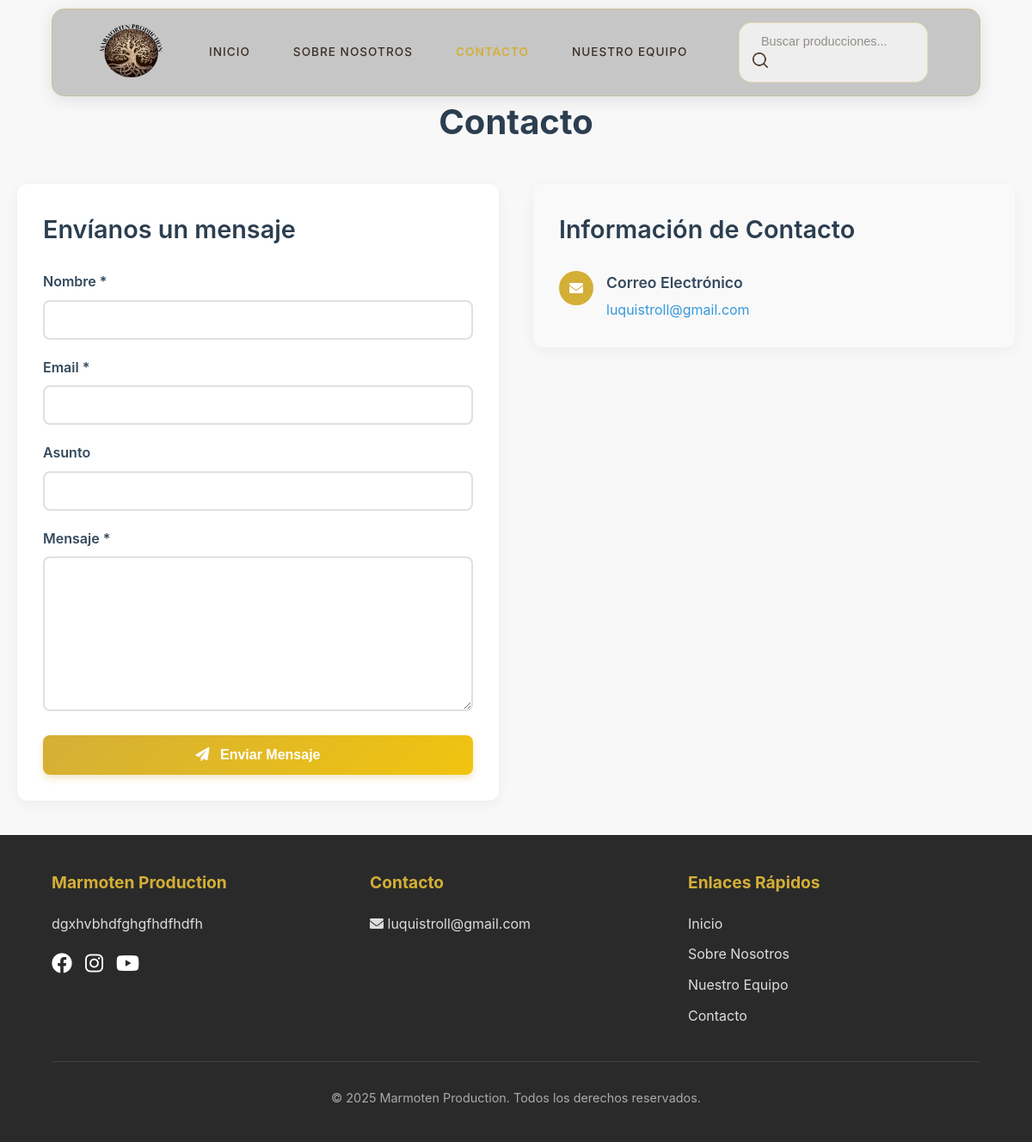
The app's page /contacto/, older data.
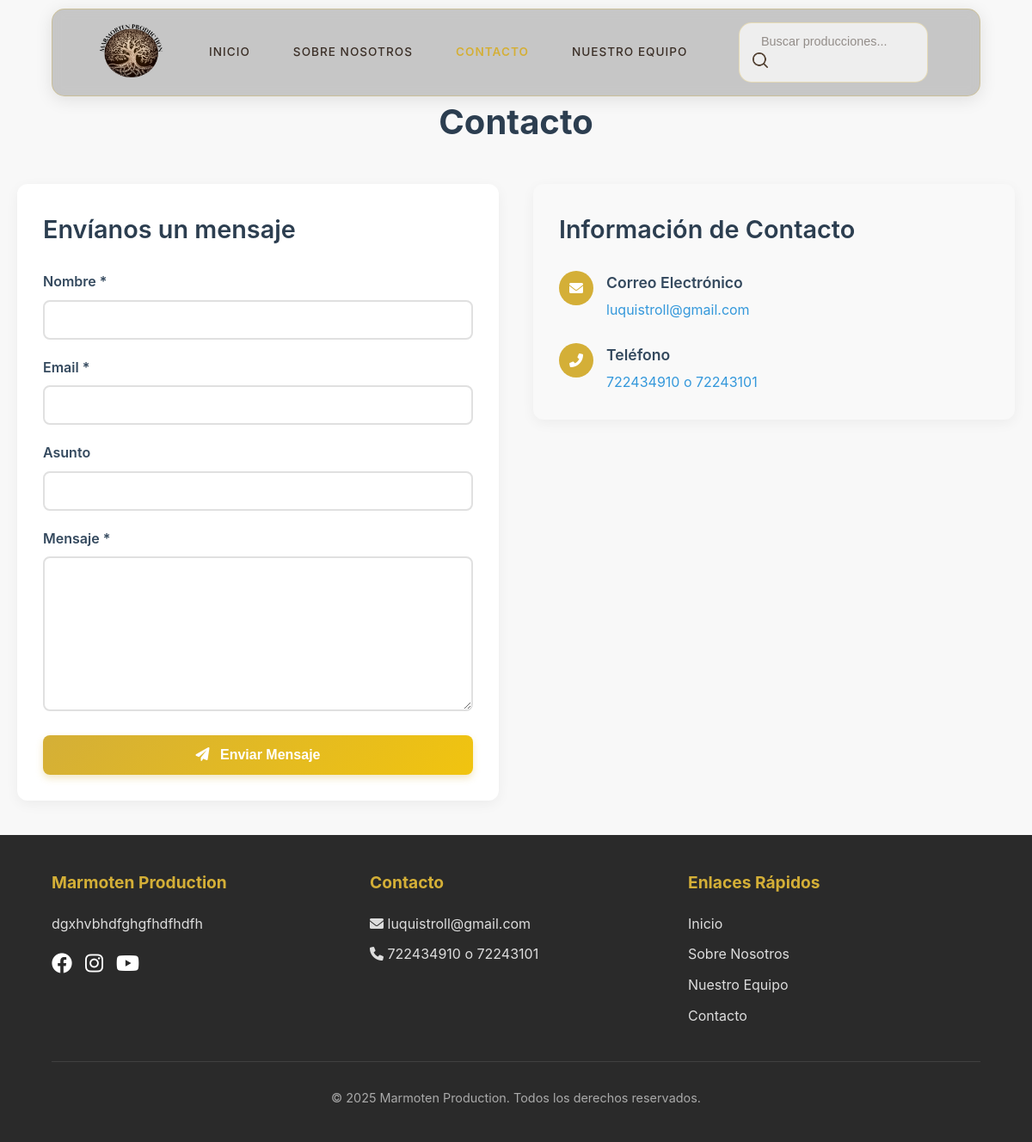
The same page, newer data.
### blog/models.py (models this page shows, shortened)
class ConfiguracionSitio(models.Model):
    titulo_sitio = models.CharField(max_length=200, default="Marmoten Production")
    logo = models.ImageField(upload_to='config/', blank=True, null=True)
    email_contacto = models.EmailField(default='contacto@marmoten.com')
    telefono_contacto = models.CharField(max_length=20, blank=True)
    direccion = models.TextField(blank=True)
    sobre_nosotros = models.TextField(blank=True)
    mision = models.TextField(blank=True)
    vision = models.TextField(blank=True)
    banner_sobre_nosotros = models.ImageField(
        upload_to='config/sobre_nosotros/',
        blank=True,
        null=True,
        help_text="Banner para la página 'Sobre Nosotros' (1920x500px recomendado)"
    )
    imagen_sobre_nosotros = models.ImageField(
        upload_to='config/sobre_nosotros/',
        blank=True,
        null=True,
        help_text="Imagen descriptiva para 'Sobre Nosotros' (800x600px recomendado)"
    )
    icono_mision = models.ImageField(
        upload_to='config/iconos/',
        blank=True,
        null=True,
        help_text="Icono para la sección Misión (200x200px recomendado)"
    )
    icono_vision = models.ImageField(
        upload_to='config/iconos/',
        blank=True,
        null=True,
        help_text="Icono para la sección Visión (200x200px recomendado)"
    )
    facebook_url = models.URLField(blank=True)
    instagram_url = models.URLField(blank=True)
    youtube_url = models.URLField(blank=True)
    class Meta:
        verbose_name_plural = "Configuraciones del Sitio"

### blog/views.py (the view, shortened to what this page needs)
# urls.py: path('contacto/', views.contacto, name='contacto'),
def contacto(request):
    config = ConfiguracionSitio.objects.first()
    context = {
        'config': config,
    }
    return render(request, 'blog/contacto.html', context)

### blog/templates/blog/contacto.html (shortened to what this page needs)
{% extends 'blog/base.html' %}
{% block content %}
<div class="post">
    <h1 class="contact-title">Contacto</h1>
    <div class="contact-container">
        <div class="contact-form-container">
            <h2 class="contact-subtitle">Envíanos un mensaje</h2>
            <form method="post" class="contact-form">
                <div class="form-group">
                    <label for="nombre">Nombre *</label>
                    <input type="text" id="nombre" name="nombre" required
                           value="{{ request.POST.nombre }}">
                </div>
                <div class="form-group">
                    <label for="email">Email *</label>
                    <input type="email" id="email" name="email" required
                           value="{{ request.POST.email }}">
                </div>
                <div class="form-group">
                    <label for="asunto">Asunto</label>
                    <input type="text" id="asunto" name="asunto"
                           value="{{ request.POST.asunto }}">
                </div>
                <div class="form-group">
                    <label for="mensaje">Mensaje *</label>
                    <textarea id="mensaje" name="mensaje" required>{{ request.POST.mensaje }}</textarea>
                </div>
                <button type="submit" class="submit-button">
                    <i class="fas fa-paper-plane"></i>
                    Enviar Mensaje
                </button>
            </form>
        </div>
        <div class="contact-info-container">
            <h2 class="contact-subtitle">Información de Contacto</h2>
            <div class="info-items-container">
                {% if config.email_contacto %}
                    <div class="info-item">
                        <div class="info-icon">
                            <i class="fas fa-envelope"></i>
                        </div>
                        <div>
                            <h3>Correo Electrónico</h3>
                            <p><a href="mailto:{{ config.email_contacto }}">{{ config.email_contacto }}</a></p>
                        </div>
                    </div>
                {% endif %}
                {% if config.telefono_contacto %}
                    <div class="info-item">
                        <div class="info-icon">
                            <i class="fas fa-phone-alt"></i>
                        </div>
                        <div>
                            <h3>Teléfono</h3>
                            <p><a href="tel:{{ config.telefono_contacto }}">{{ config.telefono_contacto }}</a></p>
                        </div>
                    </div>
                {% endif %}
            </div>
        </div>
    </div>
</div>
{% endblock %}

### blog/templates/blog/base.html (shortened to what this page needs)
<!DOCTYPE html>
<html lang="es">
<head>
    <link rel="stylesheet" href="https://cdnjs.cloudflare.com/ajax/libs/font-awesome/6.0.0/css/all.min.css">
</head>
<body>
    <nav class="navbar" id="navbar">
        <img src="{{ config.logo.url }}" alt="Marmoten Production Logo" class="navbar-logo">
        <div class="nav-links" id="navLinks">
            <a href="{% url 'inicio' %}" class="nav-link active">Inicio</a>
            <a href="{% url 'sobre_nosotros' %}" class="nav-link">Sobre Nosotros</a>
            <a href="{% url 'contacto' %}" class="nav-link">Contacto</a>
            <a href="{% url 'nuestro_equipo' %}" class="nav-link">Nuestro Equipo</a>
        </div>
        <div class="search-container" id="searchContainer">
            <form action="{% url 'buscar_posts' %}" method="get">
                <input type="search" name="q" class="search-input" placeholder="Buscar producciones..." value="{{ request.GET.q }}">
                <button type="submit" style="background: none; border: none; cursor: pointer;">
                    <img src="/static/blog/img/search.png" alt="Buscar" class="search-icon">
                </button>
            </form>
        </div>
    </nav>
    <div class="container">
        {% block content %}{% endblock %}
    </div>
    <footer>
        <div class="footer-container">
            <div class="footer-section">
                <h3>Marmoten Production</h3>
                <p>{{ config.sobre_nosotros|truncatechars:150 }}</p>
                <div class="social-links">
                    {% if config.facebook_url %}
                    <a href="{{ config.facebook_url }}" target="_blank"><i class="fab fa-facebook"></i></a>
                    {% endif %}
                    {% if config.instagram_url %}
                    <a href="{{ config.instagram_url }}" target="_blank"><i class="fab fa-instagram"></i></a>
                    {% endif %}
                    {% if config.youtube_url %}
                    <a href="{{ config.youtube_url }}" target="_blank"><i class="fab fa-youtube"></i></a>
                    {% endif %}
                </div>
            </div>
            <div class="footer-section">
                <h3>Contacto</h3>
                {% if config.email_contacto %}
                <a href="mailto:{{ config.email_contacto }}"><i class="fas fa-envelope"></i> {{ config.email_contacto }}</a>
                {% endif %}
                {% if config.telefono_contacto %}
                <a href="tel:{{ config.telefono_contacto }}"><i class="fas fa-phone"></i> {{ config.telefono_contacto }}</a>
                {% endif %}
            </div>
            <div class="footer-section">
                <h3>Enlaces Rápidos</h3>
                <a href="{% url 'inicio' %}">Inicio</a>
                <a href="{% url 'sobre_nosotros' %}">Sobre Nosotros</a>
                <a href="{% url 'nuestro_equipo' %}">Nuestro Equipo</a>
                <a href="{% url 'contacto' %}">Contacto</a>
            </div>
        </div>
        <div class="copyright">
            &copy; {% now "Y" %} Marmoten Production. Todos los derechos reservados.
        </div>
    </footer>
</body>
</html>

### blog/templates/blog/base.html (style rules this page uses)
:root { --color-fondo: #f8f8f8; --color-texto: #3a2e26; --color-acento: #D4AF37; --color-borde: rgba(212, 175, 55, 0.3); --sombra: 0 4px 20px rgba(0, 0, 0, 0.1); --borde-redondeado: 15px; --transicion: all 0.3s ease; }
* { margin: 0; padding: 0; box-sizing: border-box; }
body { font-family: 'Inter', sans-serif; background-color: var(--color-fondo); color: var(--color-texto); line-height: 1.6; padding-top: 70px; min-height: 100vh; display: flex; flex-direction: column; }
.navbar { background-color: white; padding: 15px 5%; display: flex; justify-content: space-between; align-items: center; position: fixed; top: 10px; left: 5%; right: 5%; z-index: 1000; box-shadow: var(--sombra); border-radius: var(--borde-redondeado); border: 1px solid var(--color-borde); transition: var(--transicion); max-width: 90%; margin: 0 auto; background-color:rgba(165, 165, 165, 0.6); backdrop-filter: blur(7px); }
.navbar-logo { height: 50px; transform: scale(1.5); transition: var(--transicion); }
.nav-links { display: flex; align-items: center; gap: 20px; }
.nav-link { color: var(--color-texto); text-decoration: none; font-weight: 500; text-transform: uppercase; font-size: 0.85rem; letter-spacing: 1px; padding: 8px 15px; border-radius: var(--borde-redondeado); transition: var(--transicion); }
.nav-link.active { color: var(--color-acento); font-weight: 600; }
.search-container { display: flex; align-items: center; background: rgba(248, 248, 248, 0.8); border-radius: var(--borde-redondeado); padding: 8px 15px; transition: var(--transicion); width: 220px; border: 1px solid var(--color-borde); }
.search-input { background: transparent; border: none; color: var(--color-texto); padding: 5px 10px; width: 100%; outline: none; font-size: 0.9rem; }
.search-input::placeholder { color: rgba(58, 46, 38, 0.5); }
.search-icon { width: 18px; height: 18px; filter: brightness(0) saturate(100%) invert(24%) sepia(9%) saturate(1721%) hue-rotate(346deg) brightness(91%) contrast(87%); transition: var(--transicion); }
footer { background-color: #2a2a2a; color: white; padding: 40px 5%; margin-top: auto; }
.footer-container { display: flex; flex-wrap: wrap; justify-content: space-between; gap: 30px; max-width: 1200px; margin: 0 auto; }
.footer-section { flex: 1; min-width: 250px; }
.footer-section h3 { color: var(--color-acento); margin-bottom: 20px; font-size: 1.2rem; }
.footer-section p, .footer-section a { color: #ddd; margin-bottom: 10px; display: block; text-decoration: none; transition: var(--transicion); }
.social-links { display: flex; gap: 15px; margin-top: 15px; }
.social-links a { color: white; font-size: 1.5rem; transition: var(--transicion); }
.copyright { text-align: center; padding-top: 30px; margin-top: 30px; border-top: 1px solid rgba(255, 255, 255, 0.1); color: #aaa; font-size: 0.9rem; }

Row changes from the older to the newer data that the page shows:
changed ConfiguracionSitio "luquistroll@gmail.com": telefono_contacto (not shown) → "722434910 o 72243101"
Text that changed along with them:
text now shown: "Teléfono"
